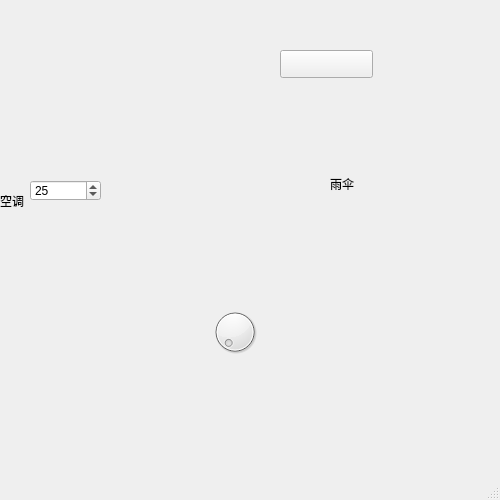
<?xml version="1.0" encoding="UTF-8"?>
<ui version="4.0">
 <class>MainWindow</class>
 <widget class="QMainWindow" name="MainWindow">
  <property name="geometry">
   <rect>
    <x>0</x>
    <y>0</y>
    <width>500</width>
    <height>500</height>
   </rect>
  </property>
  <property name="minimumSize">
   <size>
    <width>500</width>
    <height>500</height>
   </size>
  </property>
  <property name="maximumSize">
   <size>
    <width>500</width>
    <height>500</height>
   </size>
  </property>
  <property name="windowTitle">
   <string>MainWindow</string>
  </property>
  <property name="styleSheet">
   <string notr="true">border-image: url(:/background.jpg);
background-repeat: no-repeat;
background-position: center;</string>
  </property>
  <widget class="QWidget" name="centralwidget">
   <widget class="QDial" name="dial">
    <property name="geometry">
     <rect>
      <x>210</x>
      <y>300</y>
      <width>50</width>
      <height>64</height>
     </rect>
    </property>
    <property name="autoFillBackground">
     <bool>false</bool>
    </property>
   </widget>
   <widget class="QSpinBox" name="spinBox">
    <property name="geometry">
     <rect>
      <x>30</x>
      <y>180</y>
      <width>71</width>
      <height>21</height>
     </rect>
    </property>
    <property name="value">
     <number>25</number>
    </property>
   </widget>
   <widget class="QLabel" name="kong_label">
    <property name="geometry">
     <rect>
      <x>0</x>
      <y>170</y>
      <width>24</width>
      <height>62</height>
     </rect>
    </property>
    <property name="minimumSize">
     <size>
      <width>24</width>
      <height>62</height>
     </size>
    </property>
    <property name="maximumSize">
     <size>
      <width>24</width>
      <height>62</height>
     </size>
    </property>
    <property name="text">
     <string>空调</string>
    </property>
   </widget>
   <widget class="QLabel" name="yusan_label">
    <property name="geometry">
     <rect>
      <x>330</x>
      <y>170</y>
      <width>32</width>
      <height>28</height>
     </rect>
    </property>
    <property name="minimumSize">
     <size>
      <width>32</width>
      <height>28</height>
     </size>
    </property>
    <property name="maximumSize">
     <size>
      <width>32</width>
      <height>28</height>
     </size>
    </property>
    <property name="cursor">
     <cursorShape>PointingHandCursor</cursorShape>
    </property>
    <property name="text">
     <string>雨伞</string>
    </property>
   </widget>
   <widget class="QLabel" name="yinyuehe">
    <property name="geometry">
     <rect>
      <x>210</x>
      <y>120</y>
      <width>31</width>
      <height>41</height>
     </rect>
    </property>
    <property name="cursor">
     <cursorShape>PointingHandCursor</cursorShape>
    </property>
    <property name="styleSheet">
     <string notr="true">border-image: url(:/yinyue(1).png);</string>
    </property>
    <property name="text">
     <string/>
    </property>
   </widget>
   <widget class="QPushButton" name="pushButton">
    <property name="geometry">
     <rect>
      <x>280</x>
      <y>50</y>
      <width>93</width>
      <height>28</height>
     </rect>
    </property>
    <property name="text">
     <string/>
    </property>
   </widget>
  </widget>
  <widget class="QMenuBar" name="menubar">
   <property name="geometry">
    <rect>
     <x>0</x>
     <y>0</y>
     <width>500</width>
     <height>26</height>
    </rect>
   </property>
  </widget>
  <widget class="QStatusBar" name="statusbar"/>
 </widget>
 <resources/>
 <connections/>
</ui>
